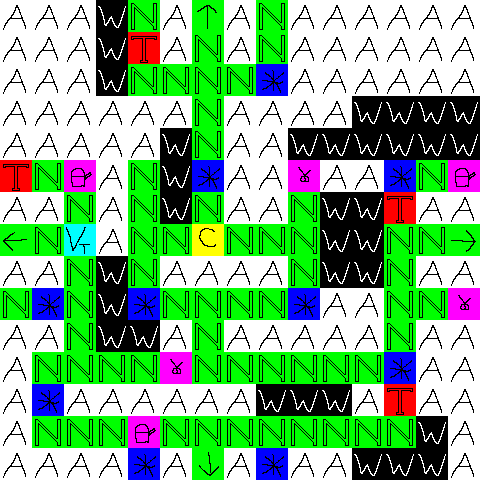

Rendered tile map (Tiled .tmx) drawn with the repository's tilesets; below, a short description and the full map source, tile grids included:
An orthogonal 15x15 tile map with 32x32 px tiles, 1 tile layer (tiles).

<map version="1.5" tiledversion="1.6.0" orientation="orthogonal" renderorder="right-down" width="15" height="15" tilewidth="32" tileheight="32" infinite="0" nextlayerid="2" nextobjectid="1">
 <editorsettings>
  <export target="test6.json" format="json" />
 </editorsettings>
 <tileset firstgid="1" source="tileset.tsx" />
 <layer id="1" name="tiles" width="15" height="15">
  <data encoding="csv">
64,64,64,4,2,64,9,64,2,64,64,64,64,64,64,
64,64,64,4,1,64,2,64,2,64,64,64,64,64,64,
64,64,64,4,2,2,2,2,3,64,64,64,64,64,64,
64,64,64,64,64,64,2,64,64,64,64,4,4,4,4,
64,64,64,64,64,4,2,64,64,4,4,4,4,4,4,
1,2,15,64,2,4,3,64,64,17,64,64,3,2,15,
64,64,2,64,2,4,2,64,64,2,4,4,1,64,64,
12,2,5,64,2,2,8,2,2,2,4,4,2,2,10,
64,64,2,4,2,64,64,64,64,2,4,4,2,64,64,
2,3,2,4,3,2,2,2,2,3,64,64,2,2,17,
64,64,2,4,4,64,2,64,64,64,64,64,2,64,64,
64,2,2,2,2,17,2,2,2,2,2,2,3,64,64,
64,3,64,64,64,64,64,64,4,4,4,64,1,64,64,
64,2,2,2,15,2,2,2,2,2,2,2,2,4,64,
64,64,64,64,3,64,11,64,3,64,64,4,4,4,64
</data>
 </layer>
</map>
